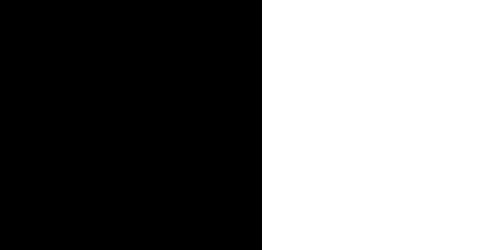
#> input picture image_1.png, 500 x 250 px, found by its file name
$ python bitwise.py
#> lines starting #> are read from the running program, lines starting #| are printed output that depends on the picture; after the words box and inside, x2 and y2 are one past the last pixel; in counts of white or black regions, pixels touching at a corner belong together
import numpy as np
import cv2

img1 = np.zeros((250,500,3),np.uint8)
img1 = cv2.rectangle(img1,(200,0),(300,100),(255,255,255),-1)
img2 = cv2.imread('image_1.png')
#> img2 is the input picture: shape (250, 500, 3); 47.6% white; 1 white region, box (x1, y1, x2, y2) and area: (262, 0, 500, 250) 59500
bitAnd = cv2.bitwise_and(img2,img1)
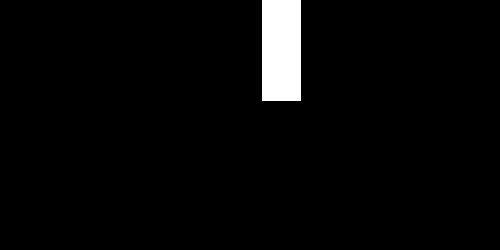
#> bitAnd: shape (250, 500, 3); 3.2% white; 1 white region, box (x1, y1, x2, y2) and area: (262, 0, 301, 101) 3939
bitOr = cv2.bitwise_or(img2,img1)
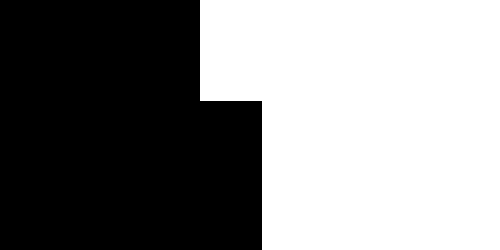
#> bitOr: shape (250, 500, 3); 52.6% white; 1 black region, box (x1, y1, x2, y2) and area: (0, 0, 262, 250) 59238
bitXor = cv2.bitwise_xor(img2,img1)
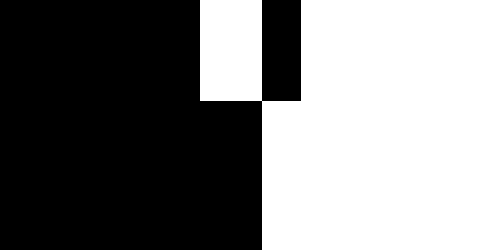
#> bitXor: shape (250, 500, 3); 49.5% white; 1 white region, box (x1, y1, x2, y2) and area: (200, 0, 500, 250) 61823
bitNot = cv2.bitwise_not(img2,img1)

cv2.imshow('img1',img1)
cv2.imshow('img2',img2)
cv2.imshow('bitAnd',bitAnd)
cv2.waitKey(0)
cv2.destroyAllWindows()
